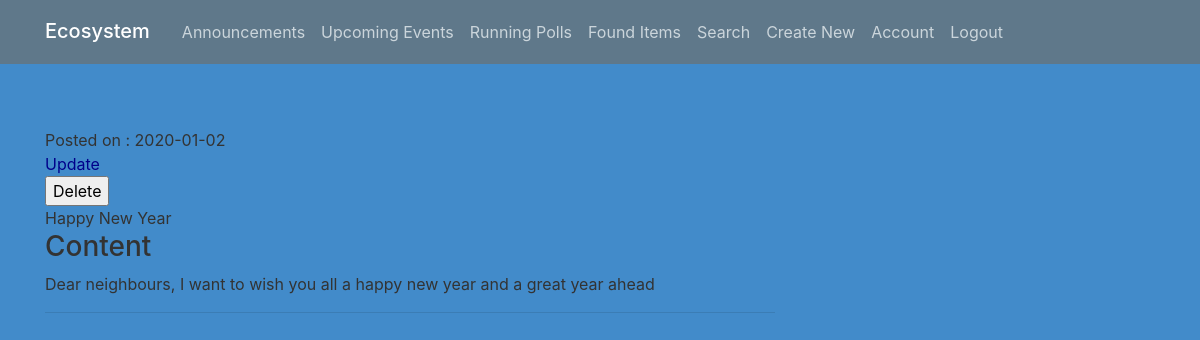
Before: /post/1 (signed in) with the older database file.
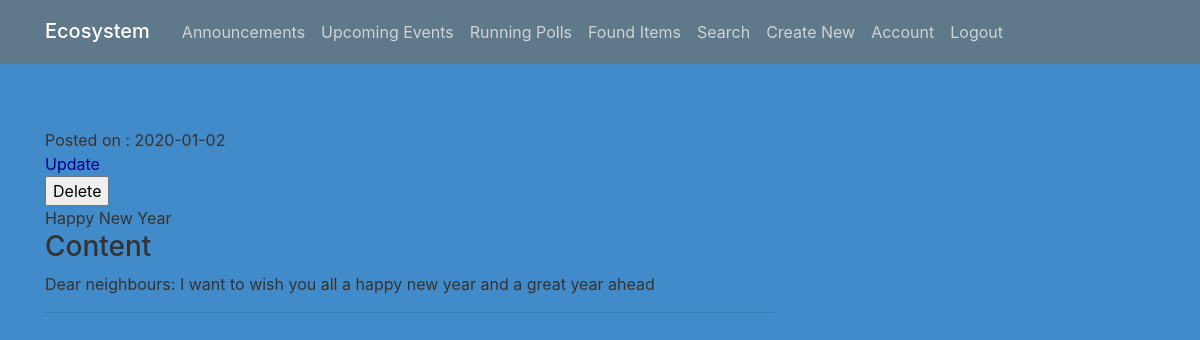
After: the same page with the newer database file.
### ecosystem/models.py (models this page shows, shortened)
class Post(db.Model):
    id = db.Column(db.Integer, primary_key = True)
    title = db.Column(db.String(100), nullable= False)
    date_posted = db.Column(db.DateTime, nullable=False, default=datetime.utcnow())
    content = db.Column(db.Text, nullable=False)
    user_id = db.Column(db.Integer, db.ForeignKey('user.id'), nullable=False)
    anonymity = db.Column(db.Boolean, default = False)

### ecosystem/routes.py (the view)
@app.route("/post/<int:post_id>")
@login_required
def post(post_id):
    post = Post.query.get_or_404(post_id)
    return render_template('post.html', title=post.title, post=post)

### ecosystem/models.py (called while the page is built)
@login_manager.user_loader
def load_user(user_id):
    return User.query.get(int(user_id))

### ecosystem/templates/post.html (shortened to what this page needs)
{% extends "layout.html" %}
{% block content %}
        <br>
        <br>
        <a>Posted on : {{ post.date_posted.strftime('%Y-%m-%d') }}</a>
        <br>
        {% if post.author == current_user   %}
            <div>
                <a href="{{ url_for('updatepost', post_id = post.id) }}">Update</a>
                <form action="{{ url_for('delete_post', post_id = post.id) }}" method="POST">
                    <input type="submit" value="Delete">
                </form>
            </div>
        {% endif %}
        <a>{{ post.title }}</a>
        <br>
        <h3>Content</h3>
        <a>{{ post.content }}</a>
        <hr>
{% endblock content %}

Changed rows visible on the page:
changed Post "Happy New Year": content "Dear neighbours, I want to wish you all a happy new year and a great year ahead" → "Dear neighbours: I want to wish you all a happy new year and a great year ahead"
